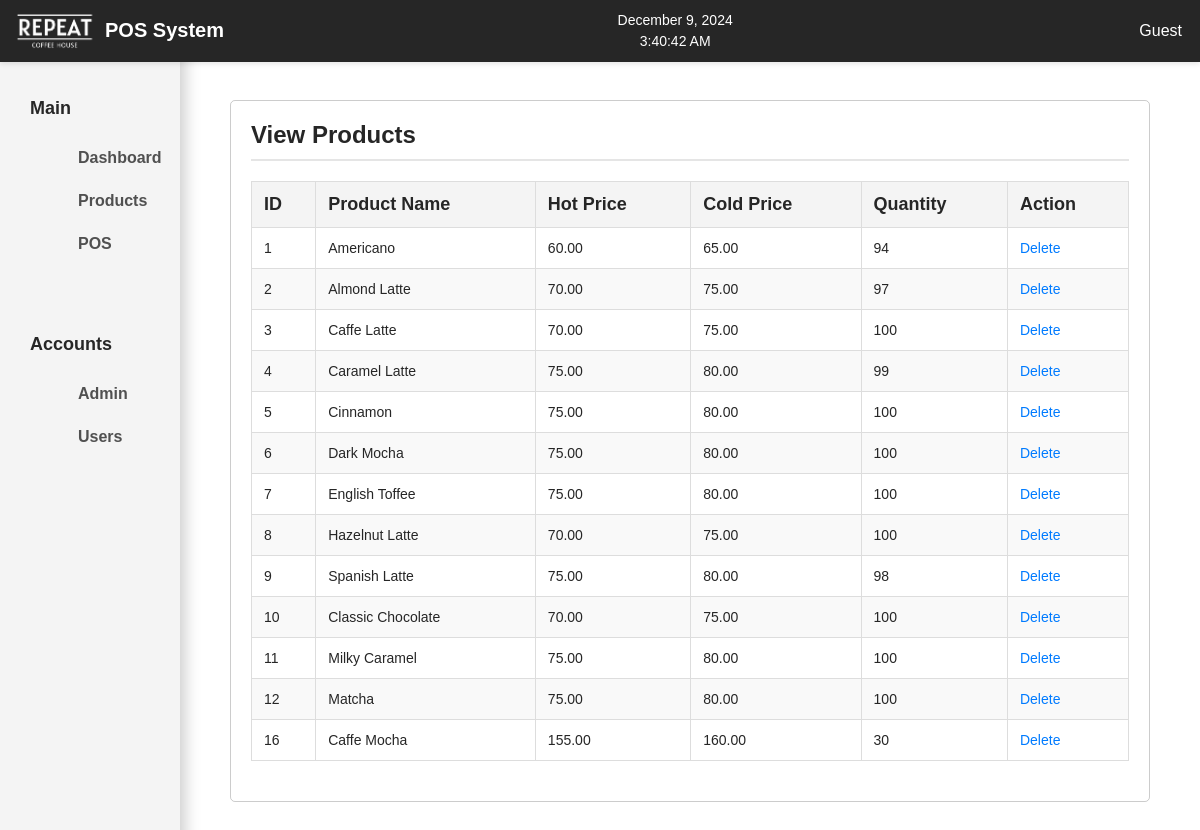
The page /view_products.php on the database as committed earlier.
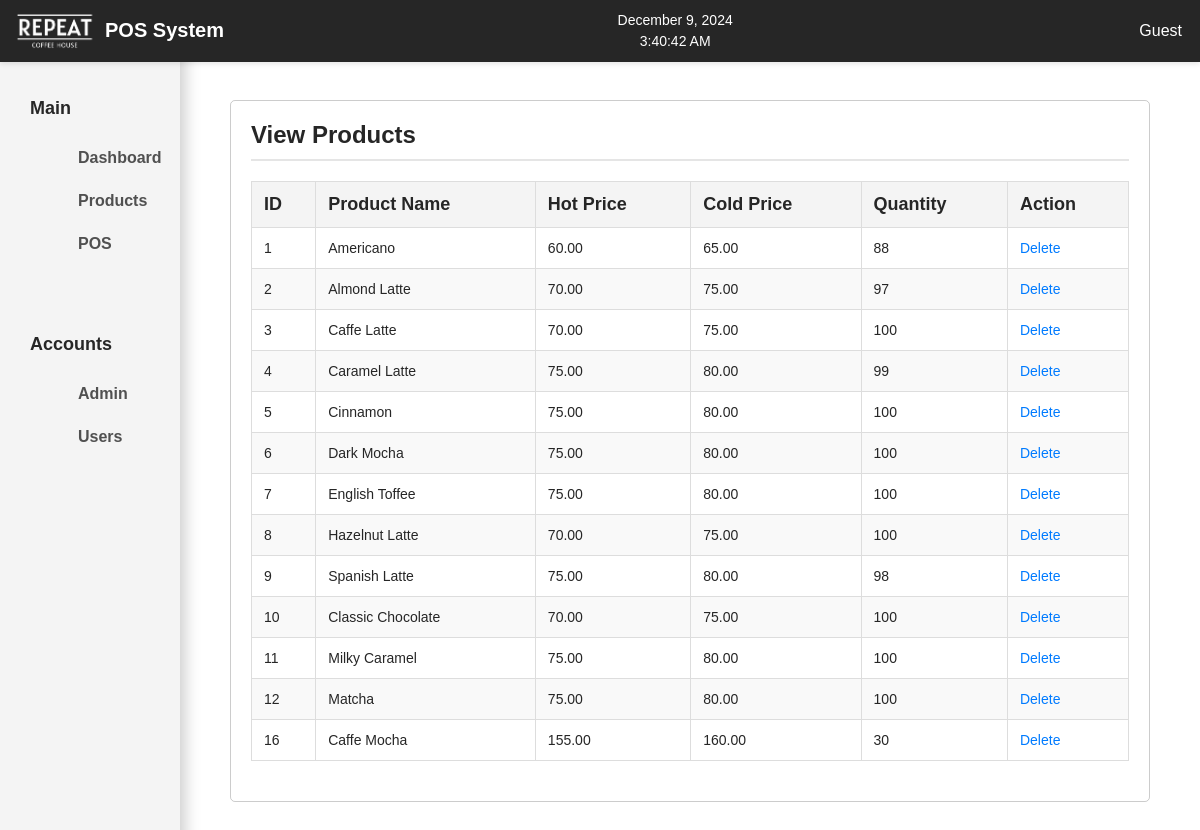
The same page on the database as committed later.
### tables this page shows
CREATE TABLE `productstbl` (
  `product_id` int(11) NOT NULL,
  `product_name` varchar(255) NOT NULL,
  `price_hot` decimal(10,2) NOT NULL,
  `price_cold` decimal(10,2) NOT NULL,
  `quantity` int(11) NOT NULL
);

### view_products.php (the view, shortened to what this page needs)
<?php
$conn = new mysqli('sql.freedb.tech', 'freedb_etheria2024', 'EXH$fvdNh78zv*J', 'freedb_rch_db');
$products_query = "SELECT * FROM productstbl";
$products_result = $conn->query($products_query);
?>
<?php
include 'header.php';
include 'navbar.php';
include 'sidebar.php';
?>
<div class="dashboard-grid">
    <div class="db-content">
        <div class="prod-container">
            <p class="heading">View Products</p>
            <hr>
            <table>
                <thead>
                    <tr>
                        <th>ID</th>
                        <th>Product Name</th>
                        <th>Hot Price</th>
                        <th>Cold Price</th>
                        <th>Quantity</th>
                        <th>Action</th>
                    </tr>
                </thead>
                <tbody>
                    <?php
                    if ($products_result->num_rows > 0) {
                        while ($row = $products_result->fetch_assoc()) {
                            echo "<tr>
                                    <td>" . $row['product_id'] . "</td>
                                    <td>" . $row['product_name'] . "</td>
                                    <td>" . $row['price_hot'] . "</td>
                                    <td>" . $row['price_cold'] . "</td>
                                    <td>" . $row['quantity'] . "</td>
                                    <td>
                                        <a href='view_products.php?delete_id=" . $row['product_id'] . "' onclick='return confirm(\"Are you sure you want to delete this product?\")'>Delete</a>
                                    </td>
                                  </tr>";
                        }
                    } else {
                        echo "<tr><td colspan='5'>No products found</td></tr>";
                    }
                    ?>
                </tbody>
            </table>
        </div>
    </div>
</div>
<?php
include 'footer.php';
?>

Rows that differ between the two databases and show on the page:
changed productstbl "Americano": quantity "94" → "88"
